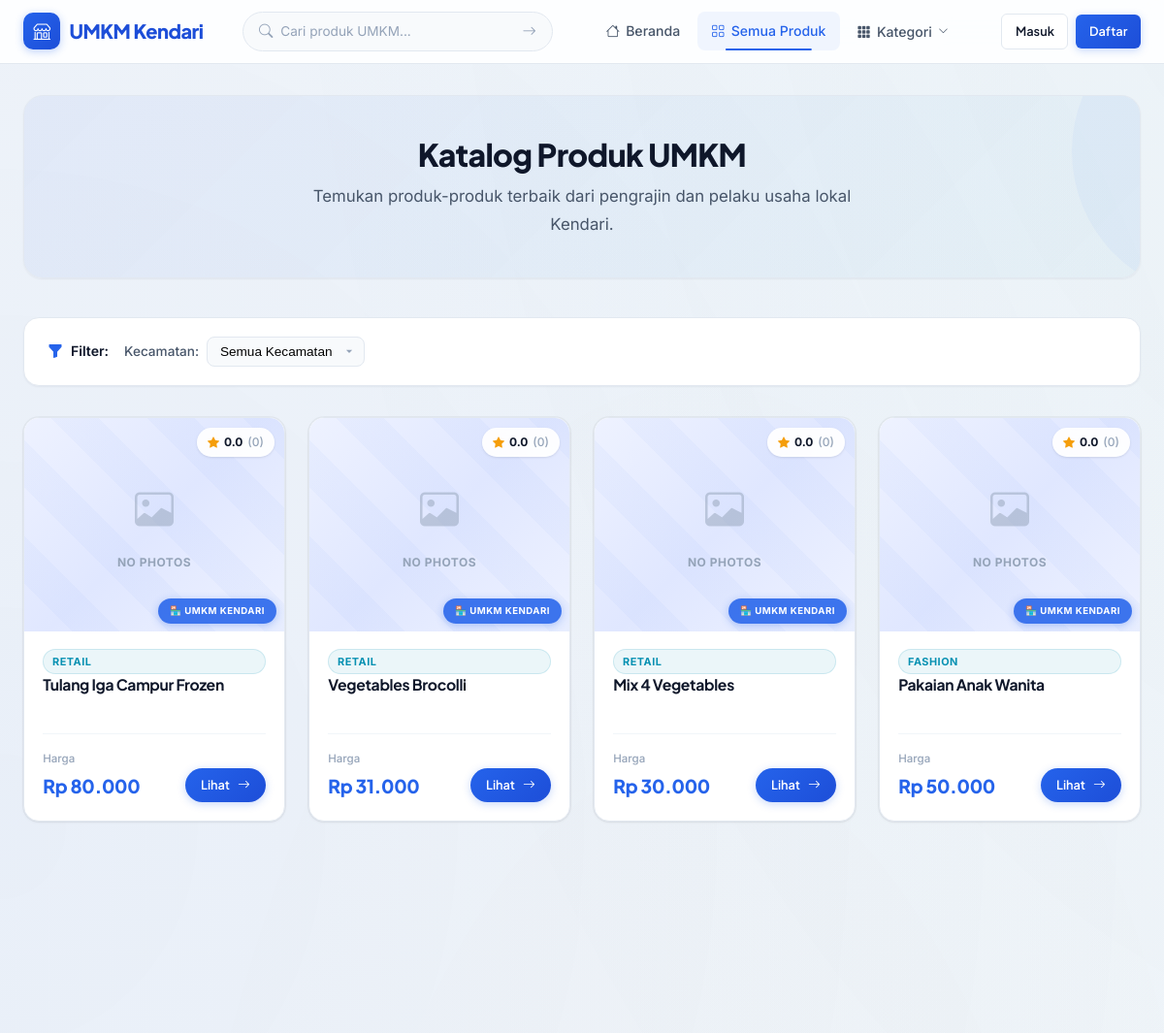
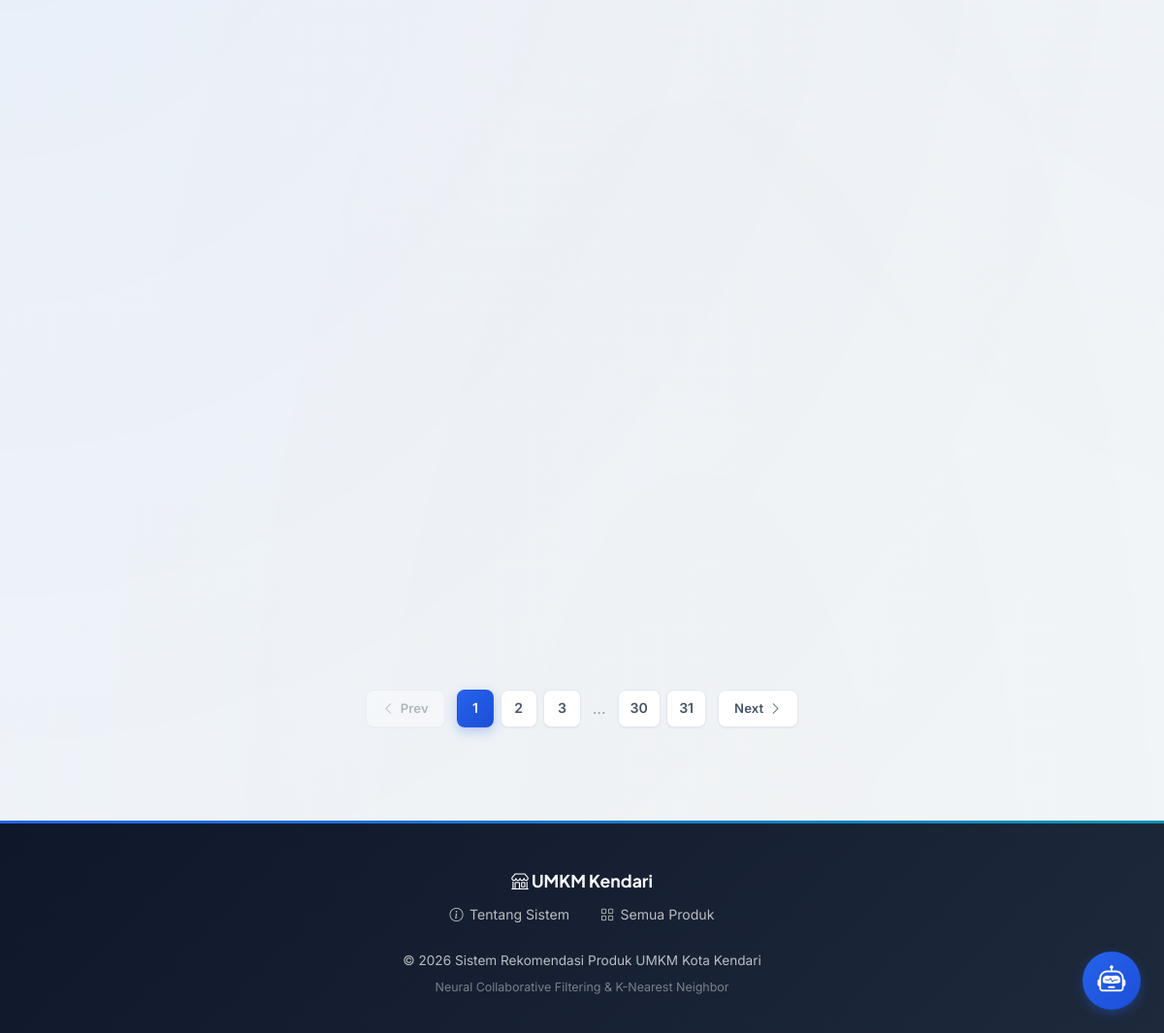
Screenshot of /produk with the database file from the repository (2 pictures, top to bottom).
### tables this page shows
CREATE TABLE produk (
            id INTEGER PRIMARY KEY AUTOINCREMENT,
            nama TEXT NOT NULL,
            deskripsi TEXT DEFAULT '',
            harga REAL NOT NULL DEFAULT 0,
            stok INTEGER NOT NULL DEFAULT 0,
            gambar TEXT DEFAULT 'default.jpg',
            kategori_id INTEGER,
            seller_id INTEGER NOT NULL,
            created_at TIMESTAMP DEFAULT CURRENT_TIMESTAMP, tersedia INTEGER NOT NULL DEFAULT 1, kecamatan TEXT DEFAULT 'Kendari',
            FOREIGN KEY (kategori_id) REFERENCES kategori(id) ON DELETE SET NULL,
            FOREIGN KEY (seller_id) REFERENCES users(id) ON DELETE CASCADE
        );

### routes/main.py (the view)
@main_bp.route('/produk')
def list_produk():
    kecamatan = request.args.get('kecamatan', '')
    kategori_id = request.args.get('kategori', type=int)
    page = request.args.get('page', 1, type=int)
    per_page = 12
    if kecamatan:
        all_produk = Produk.get_by_kecamatan(kecamatan)
    elif kategori_id:
        all_produk = Produk.get_by_kategori(kategori_id)
    else:
        all_produk = Produk.get_all()
    total = len(all_produk)
    total_pages = max(1, (total + per_page - 1) // per_page)
    page = min(page, total_pages)
    start = (page - 1) * per_page
    produk_list = all_produk[start:start + per_page]
    kategori_list = Kategori.get_all()
    kecamatan_list = Produk.get_kecamatan_list()
    return render_template('produk/list.html',
                           produk_list=produk_list,
                           kategori_list=kategori_list,
                           kecamatan_list=kecamatan_list,
                           selected_kecamatan=kecamatan,
                           page=page,
                           total_pages=total_pages,
                           total=total)

### models/database.py (called while the page is built)
def get_db():
    from flask import g
    if 'db' not in g:
        g.db = sqlite3.connect(DATABASE)
        g.db.row_factory = sqlite3.Row
        g.db.execute("PRAGMA foreign_keys = ON")
    return g.db

### models/kategori.py (called while the page is built)
    @staticmethod
    def get_all():
        db = get_db()
        rows = db.execute('SELECT * FROM kategori ORDER BY nama').fetchall()
        return [Kategori(**dict(row)) for row in rows]

### models/produk.py (called while the page is built)
    @staticmethod
    def _base_query():
        return '''
            SELECT p.*,
                   k.nama as kategori_nama,
                   u.nama_lengkap as seller_nama,
                   u.no_telepon as seller_no_telepon,
                   COALESCE(AVG(r.score), 0) as avg_rating,
                   COUNT(r.id) as total_rating
            FROM produk p
            LEFT JOIN kategori k ON p.kategori_id = k.id
            LEFT JOIN users u ON p.seller_id = u.id
            LEFT JOIN ratings r ON p.id = r.produk_id
        '''

    @staticmethod
    def get_all(limit=None, kecamatan=None):
        db = get_db()
        query = Produk._base_query()
        params = []
        if kecamatan:
            query += ' WHERE p.kecamatan = ?'
            params.append(kecamatan)
        query += ' GROUP BY p.id ORDER BY p.created_at DESC'
        if limit:
            query += f' LIMIT {limit}'
        rows = db.execute(query, params).fetchall()
        return [Produk(**dict(row)) for row in rows]

    @staticmethod
    def get_kecamatan_list():
        db = get_db()
        rows = db.execute('SELECT DISTINCT kecamatan FROM produk ORDER BY kecamatan').fetchall()
        return [row['kecamatan'] for row in rows]

### templates/produk/list.html (shortened to what this page needs)
{% extends "base.html" %}
{% block content %}
<div class="container" style="padding-top: 2rem;">
    <div class="page-hero">
        {% if search_keyword %}
        <div class="page-hero-icon">
            <i class="bi bi-search"></i>
        </div>
        <h1>
            Hasil Pencarian: "<span style="color:var(--primary);">{{ search_keyword }}</span>"
        </h1>
        <p>Ditemukan <strong>{{ total }}</strong> produk UMKM yang sesuai dengan pencarian Anda.</p>
        {% else %}
        <h1>Katalog Produk UMKM</h1>
        <p>Temukan produk-produk terbaik dari pengrajin dan pelaku usaha lokal Kendari.</p>
        {% endif %}
    </div>
    <div class="filter-bar">
        <div style="display: flex; align-items: center; gap: 0.5rem;">
            <i class="bi bi-funnel-fill" style="color: var(--primary);"></i>
            <span style="font-weight: 600; color: var(--text-primary); font-size: 0.88rem;">Filter:</span>
        </div>
        <div style="display: flex; align-items: center; gap: 0.5rem;">
            <label for="kecamatan-select" style="font-size: 0.85rem; color: var(--text-secondary); font-weight: 500;">Kecamatan:</label>
            <select id="kecamatan-select" onchange="filterByKecamatan(this.value)">
                <option value="">Semua Kecamatan</option>
            </select>
        </div>
    </div>
    {% if produk_list %}
    <div class="product-grid">
        {% for produk in produk_list %}
        <div class="product-card" style="display: flex; flex-direction: column; height: 100%;">
            <div class="card-image" style="height: 220px; position: relative;">
                <a href="{{ url_for('main.detail_produk', produk_id=produk.id) }}" class="product-image-wrapper">
                    <div class="no-photo-placeholder" style="display: none; position: absolute; top: 0; left: 0; right: 0; bottom: 0;">
                        <i class="bi bi-image"></i>
                        <span>No Photos</span>
                    </div>
                </a>
                <div class="rating-badge">
                    <i class="bi bi-star-fill"></i> {{ "{:.1f}".format(produk.avg_rating) }} <span style="color: var(--text-muted); font-weight: 500;">({{ produk.total_rating }})</span>
                </div>
            </div>
            <div class="card-body" style="flex: 1; display: flex; flex-direction: column;">
                <div class="card-category">
                    {{ produk.kategori_nama or 'Umum' }}
                </div>
                <h3 class="card-title" style="min-height: 2.8rem; margin-bottom: auto;">
                    <a href="{{ url_for('main.detail_produk', produk_id=produk.id) }}">{{ produk.nama }}</a>
                </h3>
                <div class="card-footer-bar">
                    <div>
                        <div class="card-price-label">Harga</div>
                        <div class="card-price-value">Rp {{ "{:,.0f}".format(produk.harga).replace(',', '.') }}</div>
                    </div>
                    <a href="{{ url_for('main.detail_produk', produk_id=produk.id) }}" class="btn btn-primary btn-sm" style="border-radius: var(--radius-full); padding: 0.4rem 1rem;">
                        Lihat <i class="bi bi-arrow-right"></i>
                    </a>
                </div>
            </div>
        </div>
        {% endfor %}
    </div>
    {% if total_pages is defined and total_pages > 1 %}
    {% set qs_parts = [] %}
    {% if search_keyword %}{% set _ = qs_parts.append('q=' ~ search_keyword) %}{% endif %}
    {% if request.args.get('kategori') %}{% set _ = qs_parts.append('kategori=' ~ request.args.get('kategori')) %}{% endif %}
    {% if request.args.get('kecamatan') %}{% set _ = qs_parts.append('kecamatan=' ~ request.args.get('kecamatan')) %}{% endif %}
    {% set base_qs = qs_parts | join('&') %}
    {% set sep = '&' if base_qs else '' %}
    <div class="pagination-wrapper">
        {% if page > 1 %}
        <a href="?{{ base_qs }}{{ sep }}page={{ page - 1 }}" class="page-btn page-btn-nav">
            <i class="bi bi-chevron-left"></i> Prev
        </a>
        {% else %}
        <span class="page-btn page-btn-nav disabled"><i class="bi bi-chevron-left"></i> Prev</span>
        {% endif %}
        <div class="page-numbers">
            {% for p in range(1, total_pages + 1) %}
                {% if p == page %}
                <span class="page-btn active">{{ p }}</span>
                {% elif p <= 2 or p > total_pages - 2 or (p >= page - 2 and p <= page + 2) %}
                <a href="?{{ base_qs }}{{ sep }}page={{ p }}" class="page-btn">{{ p }}</a>
                {% elif p == 3 or p == total_pages - 2 %}
                <span class="page-ellipsis">…</span>
                {% endif %}
            {% endfor %}
        </div>
        {% if page < total_pages %}
        <a href="?{{ base_qs }}{{ sep }}page={{ page + 1 }}" class="page-btn page-btn-nav">
            Next <i class="bi bi-chevron-right"></i>
        </a>
        {% else %}
        <span class="page-btn page-btn-nav disabled">Next <i class="bi bi-chevron-right"></i></span>
        {% endif %}
    </div>
    {% endif %}
    {% endif %}
</div>
{% endblock %}

### rows the page displays
produk: avg_rating "0.0", total_rating "0", kategori_nama "RETAIL", nama "Tulang Iga Campur Frozen", harga "80.000"
produk: avg_rating "0.0", total_rating "0", kategori_nama "RETAIL", nama "Vegetables Brocolli", harga "31.000"
produk: avg_rating "0.0", total_rating "0", kategori_nama "RETAIL", nama "Mix 4 Vegetables", harga "30.000"
produk: avg_rating "0.0", total_rating "0", kategori_nama "FASHION", nama "Pakaian Anak Wanita", harga "50.000"

### other values shown
{{ p }} "1"
{{ p }} "2" "3" "30" "31"
